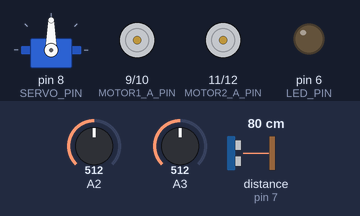
The sketch below on a simulated Arduino Mega 2560, built with avr-gcc and run on an emulated ATmega2560. Parts: servo, motor-driver pin pairs drawn as motors (green arrow = first pin HIGH = forward, orange = second pin HIGH = backward, longer = more drive), output pins drawn as LEDs (lit = HIGH). Wiring (inferred from the names in the program): ultrasonic range finder: trigger pin 7; echo pin 7. The inputs (shaded band) are chosen by the test bench; at power-on: distance to the obstacle (sensor on pin 7) 80 cm, A2 = 512, A3 = 512. The echo pulse lasts 58.3 µs per cm.

Above: at 1.7 s.
1.8 s: distance to the obstacle (sensor on pin 7) set to 2 cm
At 4.2 s:
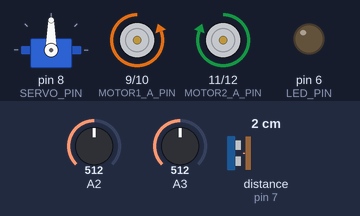
5.1 s: distance to the obstacle (sensor on pin 7) set to 23 cm
6.6 s: distance to the obstacle (sensor on pin 7) set to 29 cm
At 7.2 s:
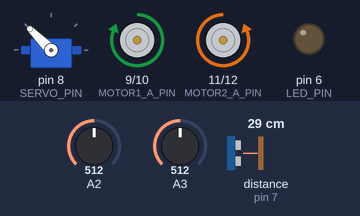
10.1 s: distance to the obstacle (sensor on pin 7) set to 4 cm
At 12.0 s:
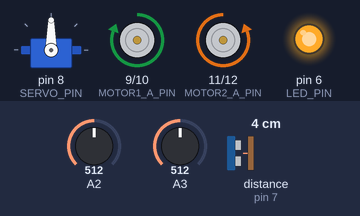
13.6 s: distance to the obstacle (sensor on pin 7) set to 35 cm
At 14.3 s:
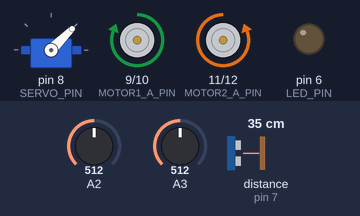
17.1 s: distance to the obstacle (sensor on pin 7) set to 9 cm
At 19.6 s:
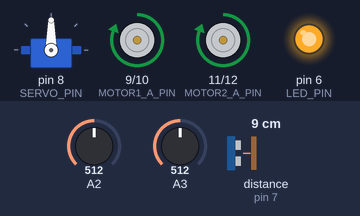
Timing chart, 0 to 21.3 s (numbered marks = the images above; inputs shaded):
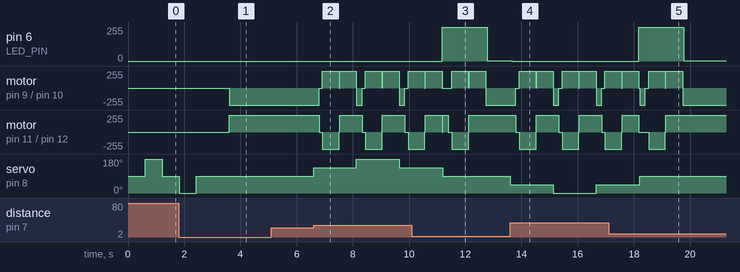

Measured:
- the behaviour switches between 26 and 27 cm on distance to the obstacle (sensor on pin 7) (found by bisection; images 1 and 2)
- after the input at 1.8 s, motor on pin 9 (MOTOR1_A_PIN) / pin 10 (MOTOR1_B_PIN): goes on until 3.6 s, then stays backward 255/255; motor on pin 11 (MOTOR2_A_PIN) / pin 12 (MOTOR2_B_PIN): goes on until 3.6 s, then stays forward 255/255; servo on pin 8 (SERVO_PIN): goes on until 2.4 s, then stays 90°
- after the input at 5.1 s, every drawn part: stays the same
- after the input at 10.1 s, pin 6 (LED_PIN): 0/255 → 255/255 after 1.1 s, → 2/255 1.6 s later; servo on pin 8 (SERVO_PIN): goes on until 11.2 s, then stays 90°
- after the input at 13.6 s, pin 6 (LED_PIN): 2/255 → 0/255 after 0.05 s; motor on pin 9 (MOTOR1_A_PIN) / pin 10 (MOTOR1_B_PIN): backward 255/255 → stopped after 0.20 s, then repeats every 1.5 s: forward 255/255 0.60 s, stopped 0.01 s, forward 255/255 0.60 s, backward 255/255 0.20 s, stopped 0.11 s
- after the input at 17.1 s, pin 6 (LED_PIN): 0/255 → 255/255 after 1.1 s, → 1/255 1.6 s later; servo on pin 8 (SERVO_PIN): goes on until 18.2 s, then stays 90°

The sketch:

sumoAI.ino
```cpp
#include "exampleAI.h"

void setup()
{
}

void loop()
{
  start_sumo();
}
```

exampleAI.cpp
```cpp
#include "exampleAI.h"

int turn_counter = 0;
int current_state = START_STATE;

volatile int ping_dist = -1;
volatile bool ping_state = false;
volatile int detection_angle = 90;
volatile int blink_count = 0;
volatile int qtr_situation = NO_LINE;
volatile bool qtr_state = false;

void setupAI()
{
  configureMotors();
  configureServo();
  pinMode(LED_PIN, OUTPUT);
  Serial.begin(9600);
}

void start_sumo()
{
  setupAI();

  /*Main loop.*/
  while(true)
  {
    switch(current_state)
    {
    case START_STATE:

    MsTimer2::set(900, LEDCallback);
    MsTimer2::start();

    setServoPos(SERVO_MID_ANGLE);
    sweepServo();
    setServoPos(SERVO_MID_ANGLE);

    while(blink_count < 4)
    {
      //wait for interrupt
    }

    MsTimer2::stop();

    if(detection_angle > 90)
    {
      current_state = TURN_STATE;
      rotateLeft();
    }
    else if(detection_angle < 90)
    {
      current_state = TURN_STATE;
      rotateRight();
    }
    else
    {
      current_state = MOVE_F_STATE;
      moveForward();
    }
    break;

    case MOVE_F_STATE:

    digitalWrite(LED_PIN, LOW);
    MsTimer2::set(200, qtrCallbackFront);
    MsTimer2::start();

    while(current_state == MOVE_F_STATE)
    {
      if(checkPing())
      {
        MsTimer2::stop();
        digitalWrite(LED_PIN, HIGH);
        ping_state = false;
        qtr_state = false;

        if(detection_angle > SERVO_MID_ANGLE)
        {
          current_state = TURN_STATE;
          stopMotors();
          turnRightForward();
        }
        else if(detection_angle < SERVO_MID_ANGLE)
        {
          current_state = TURN_STATE;
          stopMotors();
          turnLeftForward();
        }
        break;
      }

      if(qtr_state)
      {
        MsTimer2::stop();
        ping_state = false;
        qtr_state = false;
        current_state = AVOID_LINE_STATE;
        break;
      }

      tickServo();
      digitalWrite(LED_PIN, LOW);
    }

    MsTimer2::stop();

    break;

    case TURN_STATE:

    MsTimer2::set(200, pingCallback);
    MsTimer2::start();

    setServoPos(SERVO_MID_ANGLE);
    turn_counter = 0;

    while(turn_counter < 250)
    {
      if(checkQTR(1))
      {
        MsTimer2::stop();
        break;
      }
      if(ping_state)
      {
        MsTimer2::stop();
        digitalWrite(LED_PIN, HIGH);
        break;
      }

      turn_counter ++;
    }

    MsTimer2::stop();

    stopMotors();

    if(qtr_state)
    {
      ping_state = false;
      qtr_state = false;
      current_state = AVOID_LINE_STATE;
      break;
    }
    else if(ping_state)
    {
      ping_state = false;
      qtr_state = false;
      detection_angle = SERVO_MID_ANGLE;
      current_state = MOVE_F_STATE;
      moveForward();
      break;
    }
    else
    {
      ping_state = false;
      qtr_state = false;
      detection_angle = SERVO_MID_ANGLE;
      current_state = MOVE_F_STATE;
      moveForward();
      break;
    }

    case AVOID_LINE_STATE:

    qtr_situation = NO_LINE;
    MsTimer2::set(100, qtrCallbackBack);
    moveBackward();
    delay(600);
    MsTimer2::stop();

    if(qtr_state)
    {
      qtr_state = false;
      qtr_situation = NO_LINE;
    }

    MsTimer2::set(100, qtrCallbackFront);
    rotateLeft();
    delay(600);
    MsTimer2::stop();

    if(qtr_state)
    {
      qtr_state = false;
      qtr_situation = NO_LINE;
    }

    moveForward();
    current_state = MOVE_F_STATE;

    break;
    }
  }
}

void LEDCallback()
{
  digitalWrite(LED_PIN, HIGH);
  delay(100);
  digitalWrite(LED_PIN, LOW);

  blink_count = blink_count + 1;
}

void qtrCallbackFront()
{
  if(!qtr_state)
  {
    qtr_situation = readQTRSensorsFront();
    if(qtr_situation != NO_LINE)
    {
      qtr_state = true;
      stopMotors();
    }
  }
}

void qtrCallbackBack()
{
  if(!qtr_state)
  {
    qtr_situation = readQTRSensorsBack();
    if(qtr_situation != NO_LINE)
    {
      qtr_state = true;
      stopMotors();
    }
  }
}

void pingCallback()
{
  if(!ping_state)
  {
    ping_dist = ping();
    if(ping_dist > 0 && ping_dist <= MAX_VALID_PING_DISTANCE_CM )
    {
      stopMotors();
      ping_state = true;
      detection_angle = getServoPos();
    }
  }
}

void sweepServo()
{
  int angle = 90;

  for (angle = 90; angle <= 180; angle += 90)
  {
    setServoPos(angle);
    checkPing();
  }
  for (angle = 180; angle >= 90; angle -= 90)
  {
    setServoPos(angle);
    checkPing();
  }
  for (angle = 90; angle >= 0; angle -= 90)
  {
    setServoPos(angle);
    checkPing();
  }
  for (angle = 0; angle <= 90; angle += 90)
  {
    setServoPos(angle);
    checkPing();
  }
}

bool checkPing()
{
  if(!ping_state)
  {
    ping_dist = ping();

    if(ping_dist > 0 && ping_dist <= MAX_VALID_PING_DISTANCE_CM )
    {
      ping_state = true;
      detection_angle = getServoPos();
    }
  }

  return ping_state;
}

bool checkQTR(int dir)
{
  if(!qtr_state)
  {
    if(dir == 1)
    {
      qtr_situation = readQTRSensorsFront();
    }
    else
    {
      qtr_situation = readQTRSensorsBack();
    }
    if(qtr_situation != NO_LINE)
    {
      qtr_state = true;
    }
  }

  return qtr_state;
}
```

exampleAI.h
```cpp
/*This is an example of an artificial intelligence for a sumo-robot.
 *This AI incorporates Opponent detection/following, Line-detection, Motor control, and indication using an LED.
 *This simple AI has been implemented in a state machine-based manor. The design and flow of the states can be viewed in the folder: 'Sumo Robot\Sumo AI\Simple AI Example Flowcharts\'.
 *
 *Use this example to construct YOUR OWN AI!
 *You can allso use the functions in sumo_test.h to make sure you have configured your electronics properly.
 *
 *For reasons to simplify and quicken the programmers understanding of the code, interaction with each sub-component of the robot's
 *system, are split into separate libs.
 *
 *Check your settings in config.h! Pin configurations, constants, etc...
 *
 *
 *Note that you might need to install some libraries on first startup in order to make this projekt work! They can be located in the folder: 'Sumo Robot\Sumo AI\Arduino libraries'
 *
 *Author: Stefan Danielsson, Knightec, 2016.  */

#ifndef EXAMPLEAI_H
#define EXAMPLEAI_H

/*This lib. is used for timer overflow interrumpts, and it provides a simple API against the arduino nano timer 2.*/
#include <MsTimer2.h>

/*Each one of all these libraries, controls one separate sub-sustem of the robot. */
#include "sumo_servo.h"
#include "sumo_ping.h"
#include "sumo_qtr_sensors.h"
#include "sumo_motor_driver.h"
#include "sumo_LED.h"
#include "sumo_test.h"

/*States of the robot AI.*/
#define START_STATE         0
#define MOVE_F_STATE        1
#define TURN_STATE          3
#define AVOID_LINE_STATE    4

/*This is the main loop for the sumo robot AI.*/
void start_sumo();

/*Settup-function for the sumo AI.*/
void setupAI();

/*Performs a measurment, sets the ping-state, and returns it.*/
bool checkPing();

/*Performs a measurement, sets the qtr-state, and returns it.
 *The parameter 'dir' determines if the measurement is performed on the sensors at the front or the back.*/
bool checkQTR(int dir);

/*A callback-function user as a timer overflow interrupt, to check the qtr-sensors at the front of the robot.*/
void qtrCallbackFront();

/*A callback-function user as a timer overflow interrupt, to check the qtr-sensors at the back of the robot.*/
void qtrCallbackBack();

/*A callback-function user as a timer overflow interrupt, to check the ping-sensors.*/
void pingCallback();

/*A callback-function user as a timer overflow interrupt, to blink the LED, and count down until start (3 sec from clicking the ON-btn).*/
void LEDCallback();

/*Rotate the servo 90 degrees back and forth once, and checks ping at each position.*/
void sweepServo();

#endif
```

sumo_LED.cpp
```cpp
#include "sumo_LED.h"

void blinkLED()
{
  digitalWrite(LED_PIN, HIGH);
  delay(100);
  digitalWrite(LED_PIN, LOW);
}
```

sumo_LED.h
```cpp
#ifndef SUMO_LED_H
#define SUMO_LED_H

#include "sumo_config.h"
#include <Arduino.h>

/*Blinks a LED for 0.1 seconds.*/
void blinkLED();

#endif
```

sumo_ping.cpp
```cpp
#include "sumo_ping.h"

int ping()
{
  unsigned long pulseduration;

  //send sound wave
  pinMode(PING_PIN, OUTPUT);
  digitalWrite(PING_PIN, LOW);
  delayMicroseconds(2);
  digitalWrite(PING_PIN, HIGH);
  delayMicroseconds(7);
  digitalWrite(PING_PIN, LOW);

  //wait for sound to bounce back
  pinMode(PING_PIN, INPUT);
  pulseduration =  pulseIn(PING_PIN, HIGH);

  return roundOfDistance(convertMicrosecToCm(pulseduration/2));
}

long convertMicrosecToCm(long microseconds)
{
  return microseconds/MICROSECONDS_PER_CM;
}

int roundOfDistance(long cm)
{
  return (int) cm;
}
```

sumo_ping.h
```cpp
#ifndef SUMO_PING_H
#define SUMO_PING_H

/*Assuming the usage of a DIGITAL* ping-sensor.*/
/*Info: https://www.arduino.cc/en/Tutorial/Ping */

/*Power consumption: 20-30 mA */

#include <Arduino.h>
#include "sumo_config.h"

/*Perform one PING-measurment, and return the distance to the object in whole cm's.*/
int ping();

/*Based on the speed of sound, converts the "there-and-back-again-duration"
 *into a cm-based distance (long).*/
long convertMicrosecToCm(long microseconds);

/*Round of cm's to whole cm's (int).*/
int roundOfDistance(long cm);

#endif
```

sumo_qtr_sensors.cpp
```cpp
#include "sumo_qtr_sensors.h"

int sensor_values[NUM_OF_QTR_SENSORS];
bool sensor_detection[NUM_OF_QTR_SENSORS];

QTRSensorsAnalog qtr_sensorsFront(
  (unsigned char[]) {QTR_FRONT_LEFT_PIN, QTR_FRONT_RIGHT_PIN},
  NUM_OF_QTR_SENSORS,
  QTR_TIMEOUT_MICROSEC,
  QTR_EMITTER_PIN);

  QTRSensorsAnalog qtr_sensorsBack(
  (unsigned char[]) {QTR_BACK_LEFT_PIN, QTR_BACK_RIGHT_PIN},
  NUM_OF_QTR_SENSORS,
  QTR_TIMEOUT_MICROSEC,
  QTR_EMITTER_PIN);

int readQTRSensorsFront()
{
  int sensor_index = 0;

  qtr_sensorsFront.read(sensor_values);

  if(sensor_values[0] > 0 && sensor_values[0] <= QTR_COLOR_LIMIT_VAL)
  {
    sensor_detection[0] = false;
  }
  else
  {
    sensor_detection[0] = true;
  }

  if(sensor_values[1] > 0 && sensor_values[1] <= QTR_COLOR_LIMIT_VAL)
  {
    sensor_detection[1] = false;
  }
  else
  {
    sensor_detection[1] = true;
  }

  return getSenarioFront();
}

int getSenarioFront()
{
  if(sensor_detection[0] || sensor_detection[1])
  {
    return LINE_FRONT;
  }
  else
  {
    return NO_LINE;
  }
}

int readQTRSensorsBack()
{
  int sensor_index = 0;

  qtr_sensorsBack.read(sensor_values);

  if(sensor_values[0] > 0 && sensor_values[0] <= QTR_COLOR_LIMIT_VAL)
  {
    sensor_detection[0] = false;
  }
  else
  {
    sensor_detection[0] = true;
  }

  if(sensor_values[1] > 0 && sensor_values[1] <= QTR_COLOR_LIMIT_VAL)
  {
    sensor_detection[1] = false;
  }
  else
  {
    sensor_detection[1] = true;
  }

  return getSenarioBack();
}

int getSenarioBack()
{
  if(sensor_detection[0] || sensor_detection[1])
  {
    return LINE_BACK;
  }
  else
  {
    return NO_LINE;
  }
}

String getQTRResultAsText(int result)
{
  switch(result)
  {
  case -1: return "NO_LINE";
  case 0: return "LINE_F_LEFT";
  case 1: return "LINE_F_RIGHT";
  case 2: return "LINE_B_LEFT";
  case 3: return "LINE_B_RIGHT";
  case 4: return "LINE_FRONT";
  case 5: return "LINE_BACK";
  default: return "NO_LINE";
  }
}
```

sumo_qtr_sensors.h
```cpp
#ifndef SUMO_QTR_SENSORS_H
#define SUMO_QTR_SENSORS_H

#include <Arduino.h>
#include "sumo_config.h"
#include <QTRSensors.h>
#include <String.h>

/*Assuming the usage of Pololu QTR-1A Reflectance sensors. https://www.pololu.com/product/958 */
/*Info: https://www.pololu.com/docs/0J19 */

/*
 * Specifications:

* Dimensions: 0.3" x 0.5" x 0.1" (without optional header pins installed)
* Operating voltage: 5.0 V
* Supply current: 17 mA (4x)
* Output format: analog voltage
* Output voltage range: 0  to supplied voltage
* Optimal sensing distance: 0.125" (3 mm)
* Maximum recommended sensing distance: 0.25" (6 mm)
* Weight without header pins: 0.008 oz (0.2 g)
*/

#define NO_LINE       -1
#define LINE_F_LEFT   0
#define LINE_F_RIGHT  1
#define LINE_B_LEFT   2
#define LINE_B_RIGHT  3
#define LINE_FRONT    4
#define LINE_BACK     5

int readQTRSensorsFront();

/*This function returns an int corresponding to the situation that occurred when a measurement was performed on the front.*/
int getSenarioFront();

int readQTRSensorsBack();

/*This function returns an int corresponding to the situation that occurred when a measurement was performed on the back.*/
int getSenarioBack();

/*depending on the received result from reading the qtr-sensors, this function returns the corresponding text of one of the above defined constants.*/
String getQTRResultAsText(int result);

#endif
```

sumo_servo.cpp
```cpp
#include "sumo_servo.h"
#include "sumo_ping.h"

Servo servo;
int servo_pos = SERVO_MID_ANGLE;
int servo_dir = 1;

void configureServo()
{
  if(!servo.attached())
  {
    servo.attach(SERVO_PIN);
  }
}

void setServoPos(int new_pos)
{
  servo_pos = new_pos;
  servo.write(new_pos);
  delay(300);
}

int getServoPos()
{
  return servo_pos;
}

void tickServo()
{
  int temp_angle = 0;

  temp_angle = servo_pos + (45 * servo_dir);

  if(temp_angle > 180)
  {
    servo_dir = -1;
  }
  else if(temp_angle < 0)
  {
    servo_dir = 1;
  }

  servo_pos = servo_pos + (45 * servo_dir);
  servo.write(servo_pos);
  delay(300);
}
```

sumo_servo.h
```cpp
#ifndef SUMO_SERVO_H
#define SUMO_SERVO_H

/*Assuming the usage of a SG9 g9 Micro Servo.*/
/*Info: https://www.arduino.cc/en/Tutorial/Ping
        http://www.micropik.com/PDF/SG90Servo.pdf
*/

/*Power consumption: 550 mA.*/

#include <Arduino.h>
#include "sumo_config.h"
#include <Servo.h>

extern Servo servo;

void configureServo();

/*Returns the current position of the servo.*/
int  getServoPos();

/*Set the position of the servo in degrees.*/
void setServoPos(int new_pos);

/*Move the servo, in the current direction, one tick (specified in config.h).*/
void tickServo();

#endif
```

sumo_test.cpp
```cpp
#include "sumo_test.h"

void testPing()
{
  Serial.println(ping());
  delay(100);
}

void testServo()
{
  setServoPos(90);
  Serial.print("Servo position: ");
  Serial.print(getServoPos());

  delay(500);

  setServoPos(180);
  Serial.print("Servo position: ");
  Serial.print(getServoPos());

  delay(500);

  setServoPos(90);
  Serial.print("Servo position: ");
  Serial.print(getServoPos());

  delay(500);

  setServoPos(0);
  Serial.print("Servo position: ");
  Serial.print(getServoPos());

  delay(500);

  setServoPos(90);
  Serial.print("Servo position: ");
  Serial.print(getServoPos());

  delay(500);
}

void testQTRSensors()
{
  Serial.print("QTR front: ");
  Serial.println(getQTRResultAsText(readQTRSensorsFront()));

  Serial.print("QTR back: ");
  Serial.println(getQTRResultAsText(readQTRSensorsBack()));
}

void testMotors()
{
  Serial.println("Moving forward...");
  moveForward();
  delay(5000);

  Serial.println("Moving backward...");
  moveBackward();
  delay(5000);

  Serial.println("Rotating left...");
  rotateLeft();
  delay(5000);

  Serial.println("Rotating right...");
  rotateRight();
  delay(5000);

  Serial.println("Turning left...");
  turnLeftForward();
  delay(5000);

  Serial.println("Turning right...");
  turnRightForward();
  delay(5000);

  Serial.println("Turning left (reverse)...");
  turnLeftBackward();
  delay(5000);

  Serial.println("Turning right (reverse)...");
  turnRightBackward();
  delay(5000);
}

void testLED()
{
  int i = 0;

  Serial.println("LED will now blink for (about) 5 seconds...");

  for(i = 0; i < 40; i++)
  {
    blinkLED();
  }
}
```

sumo_test.h
```cpp
/*Use these functions to make sure you have configured your electronics properly.
 *Check your settings in config.h!*/

#ifndef SUMO_TEST_H
#define SUMO_TEST_H

#include "sumo_ping.h";
#include "sumo_servo.h"
#include "sumo_qtr_sensors.h"
#include "sumo_motor_driver.h"
#include "sumo_LED.h"

//*****************************************
//***     TEST FUNCTIONS (OPTIONAL)     ***
//*****************************************

/*Test the ping-sensor. The distance measured is
 *displayed on the Serial Monitor, if configured correctly.*/
void testPing();

/*Test the servo. The result is displayed on the Serial Monitor.*/
void testServo();

/*Test the QTR-sensors. The result is displayed on the Serial Monitor.*/
void testQTRSensors();

/*Test the motors, and make sure they are configured correctly.
 *Use the monitor to compare the expected motion, to your actual motor movement.*/
void testMotors();

/*Test the LED. Look and see if LED blinks.*/
void testLED();

#endif
```

sumo_motor_driver.cpp
```cpp
#include "sumo_motor_driver.h"

void configureMotors()
{
  pinMode(MOTOR1_A_PIN, OUTPUT);
  pinMode(MOTOR1_B_PIN, OUTPUT);
  pinMode(MOTOR2_A_PIN, OUTPUT);
  pinMode(MOTOR2_B_PIN, OUTPUT);
}

void stopMotors()
{
  analogWrite(MOTOR1_A_PIN, 0);
  analogWrite(MOTOR1_B_PIN, 0);

  analogWrite(MOTOR2_A_PIN, 0);
  analogWrite(MOTOR2_B_PIN, 0);
  delay(10);
}

void moveForward()
{
  analogWrite(MOTOR1_A_PIN, 0);
  analogWrite(MOTOR1_B_PIN, MAX_MOTOR_SPEED);

  analogWrite(MOTOR2_A_PIN, MAX_MOTOR_SPEED);
  analogWrite(MOTOR2_B_PIN, 0);
}

void moveBackward()
{
  stopMotors();

  analogWrite(MOTOR1_A_PIN, MAX_MOTOR_SPEED);
  analogWrite(MOTOR1_B_PIN, 0);

  analogWrite(MOTOR2_A_PIN, 0);
  analogWrite(MOTOR2_B_PIN, MAX_MOTOR_SPEED);
}

void rotateLeft()
{
  stopMotors();

  analogWrite(MOTOR1_A_PIN, MAX_MOTOR_SPEED);
  analogWrite(MOTOR1_B_PIN, 0);

  analogWrite(MOTOR2_A_PIN, MAX_MOTOR_SPEED);
  analogWrite(MOTOR2_B_PIN, 0);
}

void rotateRight()
{
  stopMotors();

  analogWrite(MOTOR1_A_PIN, 0);
  analogWrite(MOTOR1_B_PIN, MAX_MOTOR_SPEED);

  analogWrite(MOTOR2_A_PIN, 0);
  analogWrite(MOTOR2_B_PIN, MAX_MOTOR_SPEED);
}

void turnLeftForward()
{
  stopMotors();

  analogWrite(MOTOR1_A_PIN, 0);
  analogWrite(MOTOR1_B_PIN, MAX_MOTOR_SPEED);

  analogWrite(MOTOR2_A_PIN, 0);
  analogWrite(MOTOR2_B_PIN, 0);
}

void turnRightForward()
{
  stopMotors();

  analogWrite(MOTOR1_A_PIN, 0);
  analogWrite(MOTOR1_B_PIN, 0);

  analogWrite(MOTOR2_A_PIN, MAX_MOTOR_SPEED);
  analogWrite(MOTOR2_B_PIN, 0);

}

void turnLeftBackward()
{
  stopMotors();

  analogWrite(MOTOR1_A_PIN, MAX_MOTOR_SPEED);
  analogWrite(MOTOR1_B_PIN, 0);

  analogWrite(MOTOR2_A_PIN, 0);
  analogWrite(MOTOR2_B_PIN, 0);
}

void turnRightBackward()
{
  stopMotors();

  analogWrite(MOTOR1_A_PIN, 0);
  analogWrite(MOTOR1_B_PIN, 0);

  analogWrite(MOTOR2_A_PIN, 0);
  analogWrite(MOTOR2_B_PIN, MAX_MOTOR_SPEED);
}
```

Source omitted: sumo_config.h (2807 bytes), sumo_motor_driver.h (1055 bytes)
